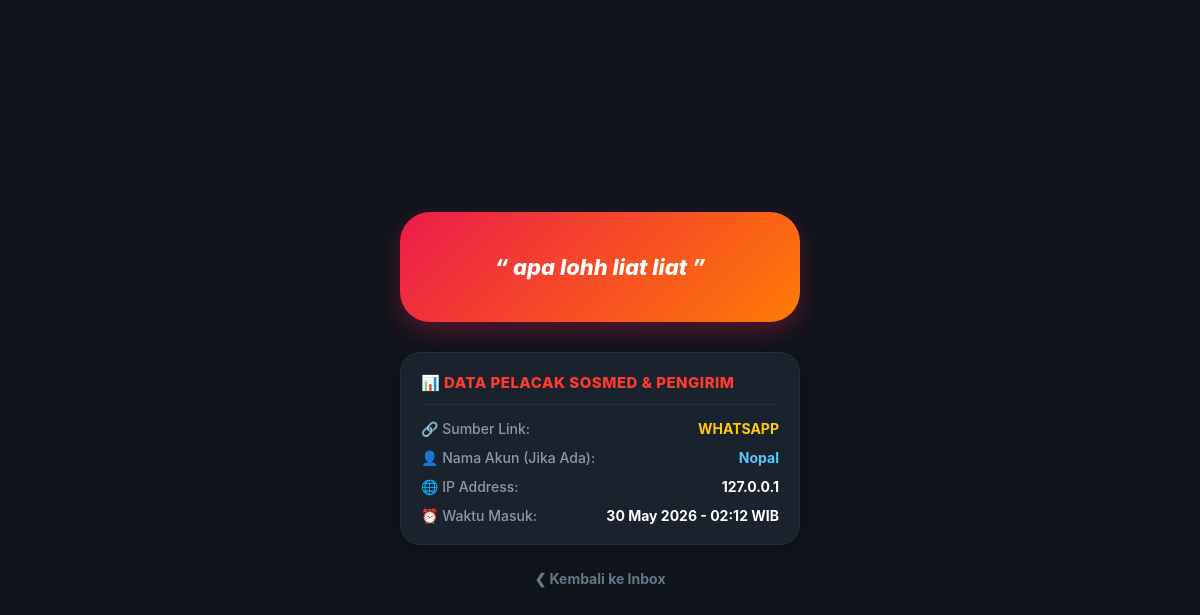
Page /pesan/7/ on the committed database.
### pesan/models.py (models this page shows, shortened)
class PesanAnonim(models.Model):
    isi_pesan = models.TextField()
    ip_pengirim = models.GenericIPAddressField(null=True, blank=True)
    perangkat_pengirim = models.CharField(max_length=255, null=True, blank=True)
    asal_link = models.CharField(max_length=100, default="Langsung/Ketik Sendiri")
    nama_pelacak = models.CharField(max_length=100, default="Anonim") # Untuk menangkap nama via parameter link
    waktu_dikirim = models.DateTimeField(auto_now_add=True)
    dibuka = models.BooleanField(default=False) # Untuk efek amplop terbuka/belum di inbox

### pesan/views.py (the view)
# urls.py: path('pesan/<int:pk>/', detail_pesan_view, name='detail_pesan'),
def detail_pesan_view(request, pk):
    pesan = get_object_or_404(PesanAnonim, pk=pk)
    pesan.dibuka = True
    pesan.save()
    return render(request, 'pesan/detail.html', {'pesan': pesan})

### pesan/templates/pesan/detail.html (shortened to what this page needs)
<!DOCTYPE html>
<html lang="id">
<head>
</head>
<body>
    <div class="container">
        <div class="bubble-pesan">
            “ {{ pesan.isi_pesan }} ”
        </div>
        <div class="card-intel">
            <h3>📊 DATA PELACAK SOSMED & PENGIRIM</h3>
            <div class="info-row">
                <span class="info-label">🔗 Sumber Link:</span>
                <span class="info-value" style="color: #ffcc00;">{{ pesan.asal_link }}</span>
            </div>
            <div class="info-row">
                <span class="info-label">👤 Nama Akun (Jika Ada):</span>
                <span class="info-value" style="color: #5ac8fa;">{{ pesan.nama_pelacak }}</span>
            </div>
            <div class="info-row">
                <span class="info-label">🌐 IP Address:</span>
                <span class="info-value">{{ pesan.ip_pengirim }}</span>
            </div>
            <div class="info-row">
                <span class="info-label">⏰ Waktu Masuk:</span>
                <span class="info-value">{{ pesan.waktu_dikirim|date:"d M Y - H:i" }} WIB</span>
            </div>
        </div>
        <a href="{% url 'inbox_pesan' %}" class="btn-back">❮ Kembali ke Inbox</a>
    </div>
</body>
</html>

### pesan/templates/pesan/detail.html (style rules this page uses)
* { box-sizing: border-box; font-family: -apple-system, BlinkMacSystemFont, "Segoe UI", Roboto, Helvetica, Arial, sans-serif; }
body { background-color: #0f141c; color: white; margin: 0; display: flex; justify-content: center; align-items: center; min-height: 100vh; padding: 20px; }
.container { width: 100%; max-width: 400px; text-align: center; }
.bubble-pesan { background: linear-gradient(135deg, #ec1c4b 0%, #ff7b02 100%); border-radius: 30px; padding: 40px 25px; font-size: 22px; font-weight: 800; line-height: 1.4; box-shadow: 0 10px 25px rgba(236, 28, 75, 0.3); margin-bottom: 30px; word-wrap: break-word; text-align: center; font-style: italic; }
.card-intel { background-color: #1a222d; border-radius: 20px; padding: 20px; text-align: left; border: 1px solid #242f3d; box-shadow: 0 4px 15px rgba(0,0,0,0.2); }
.card-intel h3 { margin-top: 0; color: #ff3b30; font-size: 15px; font-weight: 800; border-bottom: 1px solid #242f3d; padding-bottom: 12px; letter-spacing: 0.5px; }
.info-row { display: flex; justify-content: space-between; margin-bottom: 12px; font-size: 14px; align-items: center; }
.info-row:last-child { margin-bottom: 0; }
.info-label { color: #8a9aa8; font-weight: 500; }
.info-value { color: #ffffff; font-weight: 700; }
.btn-back { display: inline-block; margin-top: 25px; color: #657786; text-decoration: none; font-size: 14px; font-weight: 700; transition: color 0.2s; }

### rows in the picture
PesanAnonim: isi_pesan "apa lohh liat liat", asal_link "WHATSAPP", nama_pelacak "Nopal", ip_pengirim "127.0.0.1", waktu_dikirim "30 May 2026 - 02:12"
